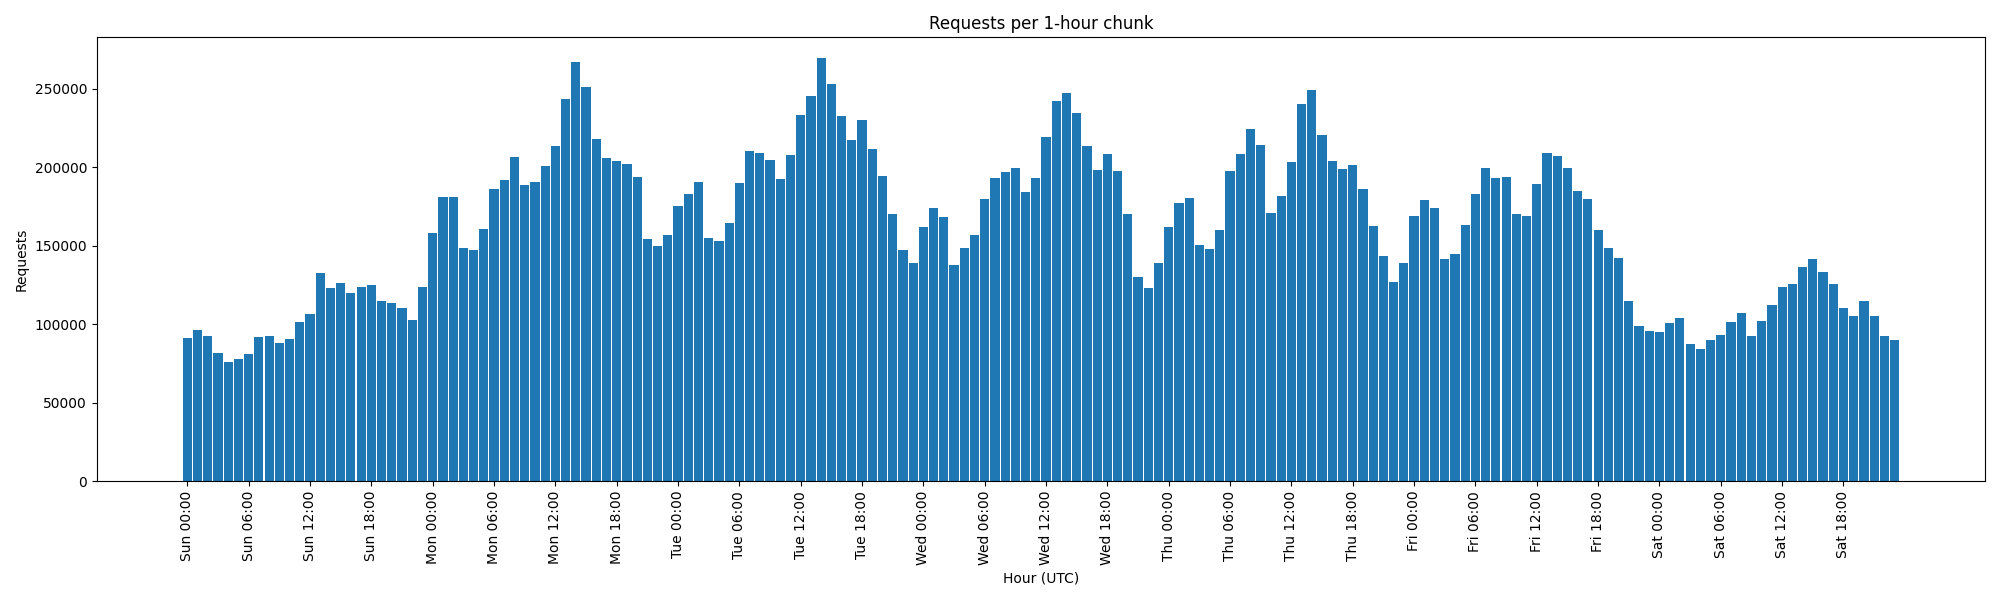

Write Python code to recreate this figure.
import pandas as pd
import matplotlib.pyplot as plt

df = pd.read_csv("AzureLLMInferenceTrace_conv_1week.csv", usecols=["TIMESTAMP"])
ts = pd.to_datetime(df["TIMESTAMP"], format="ISO8601")

counts = ts.dt.floor("1h").value_counts().sort_index()
print(counts.to_string())

plt.figure(figsize=(20, 6))
plt.bar(range(len(counts)), counts.values, width=0.9)
plt.xticks(range(0, len(counts), 6), [t.strftime("%a %H:00") for t in counts.index[::6]], rotation=90)
plt.xlabel("Hour (UTC)")
plt.ylabel("Requests")
plt.title("Requests per 1-hour chunk")
plt.tight_layout()
plt.savefig("requests_per_hour_histogram.png")
